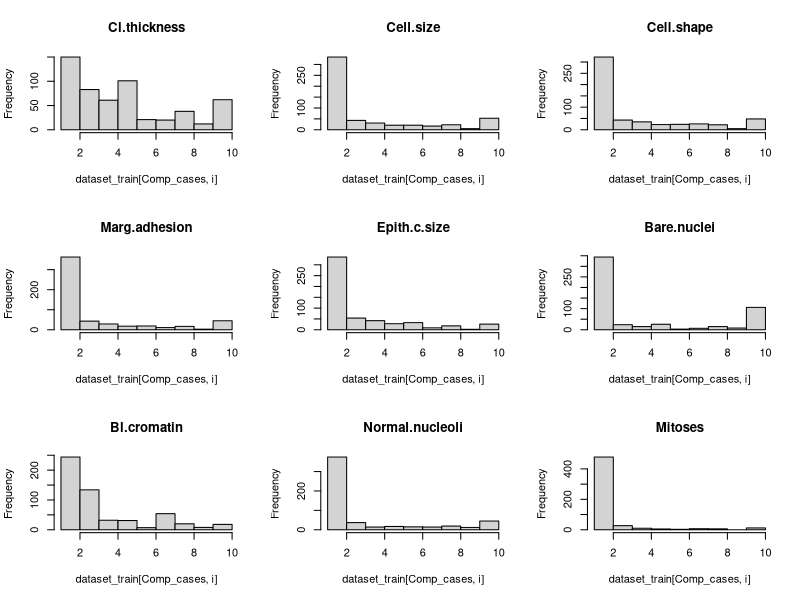
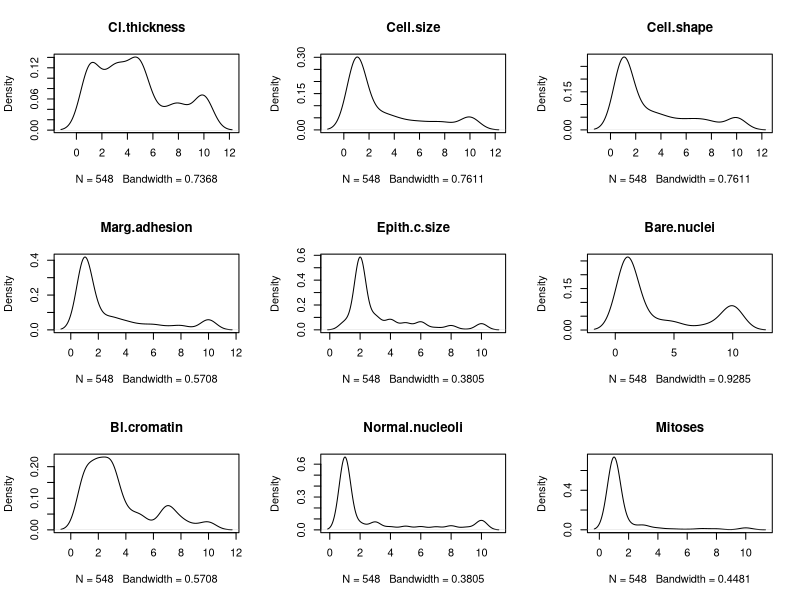
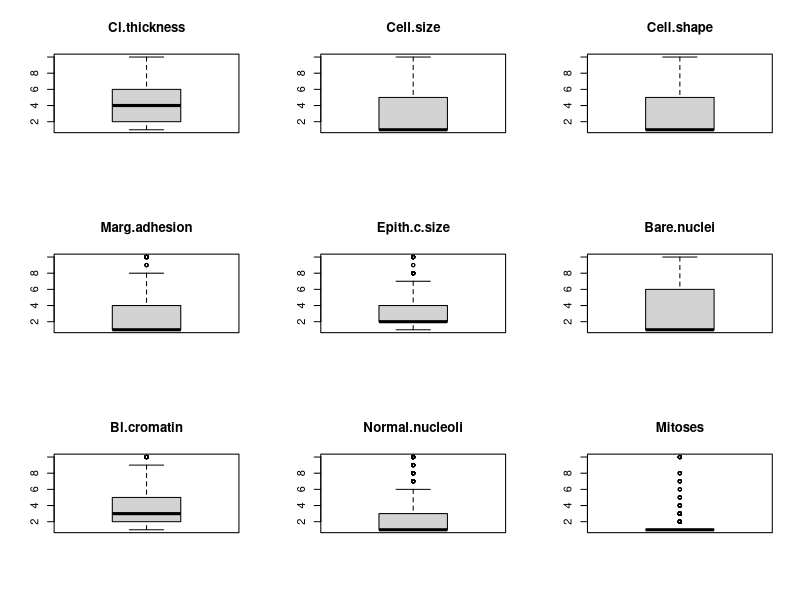
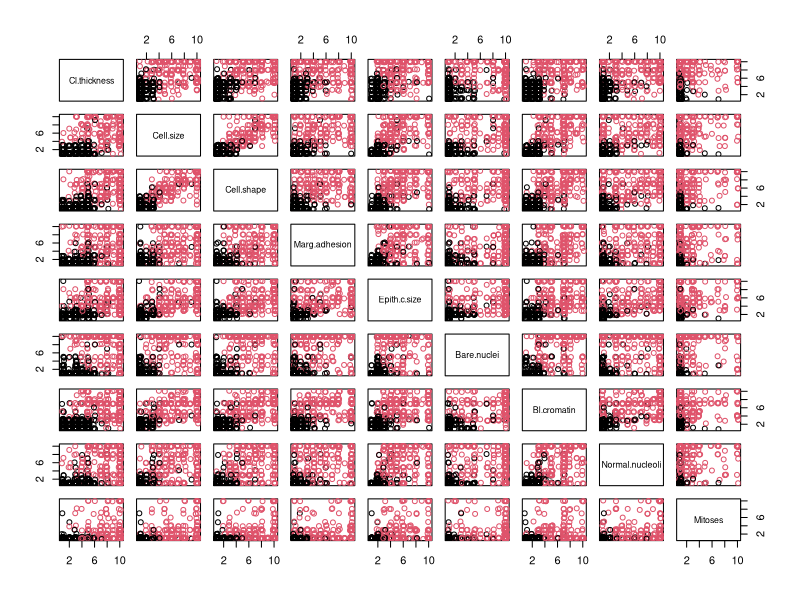
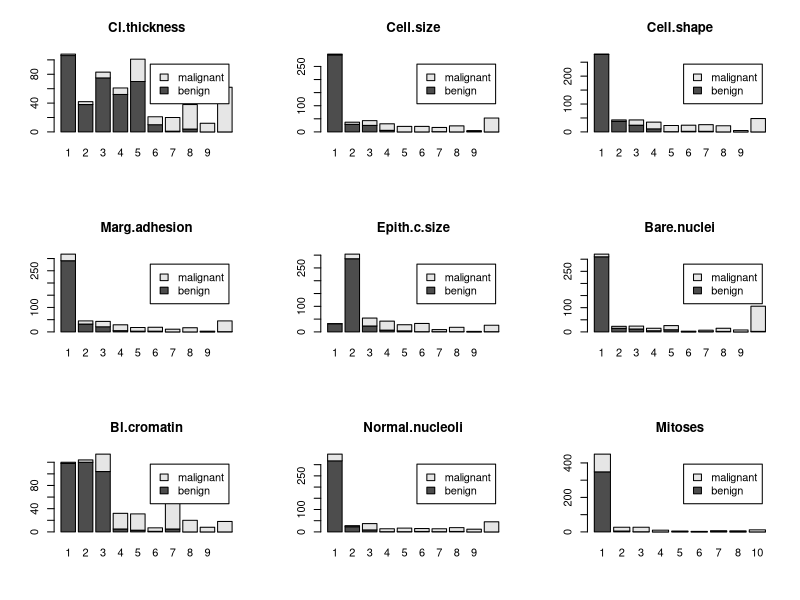

Write R code to recreate these figures, in order. (Note: this script raises an error after producing the figures.)
## ---- chunk 1
knitr::opts_chunk$set(echo = TRUE)
## ---- chunk 2
#Load library
library(mlbench)
library(caret)
library(tidyr)
## ---- chunk 3
data("BreastCancer")
head(BreastCancer, n=20)
## ---- chunk 4
summary(BreastCancer)
## ---- chunk 5
dim(BreastCancer)
## ---- chunk 6
BreastCancer <- drop_na(BreastCancer)
## ---- chunk 7
dim(BreastCancer)
## ---- chunk 8
#spliting the dataset into train data and test data
set.seed(7)

#select 80% of the data for train data
train_data <- createDataPartition(BreastCancer$Class, p=0.80, list = FALSE)

#select 20% of the data for test data
test_data <- BreastCancer[-train_data,]

## ---- chunk 9
#work with the train dataset
dataset_train <- BreastCancer[train_data,]
## ---- chunk 10
head(dataset_train, n=20)
## ---- chunk 11
#dimension of data
dim(dataset_train)
## ---- chunk 12
#check attribute data types
sapply(dataset_train, class)
## ---- chunk 13
#the id column is redundant. Hence, remove it
dataset_train <- dataset_train[,-1]
## ---- chunk 14
#convert the attributes to numeric
for (i in 1:9) {
dataset_train[,i] <- as.numeric(as.character(dataset_train[,i]))
}
## ---- chunk 15
dim(test_data)
## ---- chunk 16
head(test_data, 5)
## ---- chunk 17
#the id column of the test_data is redundant. Hence, remove it
test_data <- test_data[,-1]

#convert the attributes of the test_data to numeric
for (i in 1:9) {
test_data[,i] <- as.numeric(as.character(test_data[,i]))
}
## ---- chunk 18
dim(test_data)
## ---- chunk 19
#summary of dataset
summary(dataset_train)
## ---- chunk 20
#create a frequency distribution table on the categorical attribute
cbind(freq=table(dataset_train$Class),  percentage=prop.table(table(dataset_train$Class))*100)
## ---- chunk 21
#summarize the correlations between the variables excluding the NA's
Comp_cases <- complete.cases(dataset_train)
cor(dataset_train[Comp_cases,1:9])

## ---- chunk 22
#create histogram of the attributes
par(mfrow=c(3,3))
for(i in 1:9) {
hist(dataset_train[Comp_cases,i], main=names(dataset_train)[i])
}
## ---- chunk 23
# density plot for each attribute
par(mfrow=c(3,3))
#complete_cases <- complete.cases(dataset)
for(i in 1:9) {
plot(density(dataset_train[Comp_cases,i]), main=names(dataset_train)[i])
}

#The plots are bimodal distributions (two bumps) and exponential looking distributions.
## ---- chunk 24
#boxplots for each attributes
par(mfrow=c(3,3))
for(i in 1:9) {
  boxplot(dataset_train[,i], main = names(dataset_train[i]))
}
## ---- chunk 25
#scatterplot atrix
jittered_x <- sapply(dataset_train[,1:9], jitter)
pairs(jittered_x, names(dataset_train[,1:9]), col = dataset_train$Class)
## ---- chunk 26
#since the attributes are discrete. create a barplot
par(mfrow=c(3,3))
for(i in 1:9) {
barplot(table(dataset_train$Class,dataset_train[,i]), main=names(dataset_train)[i],
legend.text=unique(dataset_train$Class))
}
## ---- chunk 27
#Evaluating the Model
## ---- chunk 28
#create a 10-fold cross validation with 3 repeats
trainControl <- trainControl(method = "repeatedcv", number = 10, repeats = 3)
metric <- "Accuracy"
## ---- chunk 29
#Evalualuating the model on both linear and non-linear algorithms

# Logistic Regression (LR)
set.seed(7)
fit.glm <- train(Class~., data=dataset_train, method="glm", metric=metric, trControl=trainControl)

# Linear Discriminant Analysis (LDA)
set.seed(7)
fit.lda <- train(Class~., data=dataset_train, method="lda", metric=metric, trControl=trainControl)

# Regularized Logistic Regression (GLMNET)
set.seed(7)
fit.glmnet <- train(Class~., data=dataset_train, method="glmnet", metric=metric,
trControl=trainControl)

# K-Nearest Neighbour (KNN)
set.seed(7)
fit.knn <- train(Class~., data=dataset_train, method="knn", metric=metric, trControl=trainControl)

# Classification and Reggression Tree (CART)
set.seed(7)
fit.cart <- train(Class~., data=dataset_train, method="rpart", metric=metric,
trControl=trainControl)


# SVM
set.seed(7)
fit.svm <- train(Class~., data=dataset_train, method="svmRadial", metric=metric,
trControl=trainControl)
## ---- chunk 30
# Compare algorithms
results <- resamples(list(LR=fit.glm, LDA=fit.lda, GLMNET=fit.glmnet, KNN=fit.knn,
CART=fit.cart, SVM=fit.svm))
summary(results)
## ---- chunk 31
dotplot(results)
## ---- chunk 32
#Transforming and normalizing skewed distributions

# Logistic Regression (LR)
set.seed(7)
fit.glm <- train(Class~., data=dataset_train, method="glm", metric=metric, preProc=c("BoxCox"), trControl=trainControl)

# Linear Discriminant Analysis (LDA)
set.seed(7)
fit.lda <- train(Class~., data=dataset_train, method="lda", metric=metric, preProc=c("BoxCox"), trControl=trainControl)

# Regularized Logistic Regression (GLMNET)
set.seed(7)
fit.glmnet <- train(Class~., data=dataset_train, method="glmnet", metric=metric, preProc=c("BoxCox"),
trControl=trainControl)

# K-Nearest Neighbour (KNN)
set.seed(7)
fit.knn <- train(Class~., data=dataset_train, method="knn", metric=metric, preProc=c("BoxCox"), trControl=trainControl)

# Classification and Reggression Tree (CART)
set.seed(7)
fit.cart <- train(Class~., data=dataset_train, method="rpart", metric=metric, preProc=c("BoxCox"),
trControl=trainControl)


# SVM
set.seed(7)
fit.svm <- train(Class~., data=dataset_train, method="svmRadial", metric=metric, preProc=c("BoxCox"),
trControl=trainControl)
## ---- chunk 33
# Compare transformed algorithms
transformedResults <- resamples(list(LR=fit.glm, LDA=fit.lda, GLMNET=fit.glmnet, KNN=fit.knn,
CART=fit.cart, SVM=fit.svm))
summary(transformedResults)
## ---- chunk 34
dotplot(transformedResults)
## ---- chunk 35
#Summarize the best model
print(fit.svm)
## ---- chunk 36
# Since the SVM made the best model, estimate skill of SVM on the validation dataset
predictions <- predict(fit.svm, test_data)
predictions
## ---- chunk 37
#confusion matrix
confusionMatrix(predictions, test_data$Class)
